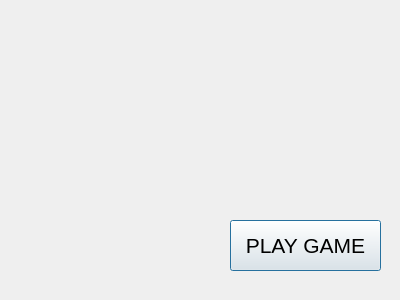
<?xml version="1.0" encoding="UTF-8"?>
<ui version="4.0">
 <class>userdata</class>
 <widget class="QDialog" name="userdata">
  <property name="geometry">
   <rect>
    <x>0</x>
    <y>0</y>
    <width>400</width>
    <height>300</height>
   </rect>
  </property>
  <property name="windowTitle">
   <string>Dialog</string>
  </property>
  <widget class="QPushButton" name="pushButton">
   <property name="geometry">
    <rect>
     <x>230</x>
     <y>220</y>
     <width>151</width>
     <height>51</height>
    </rect>
   </property>
   <property name="font">
    <font>
     <family>MS Shell Dlg 2</family>
     <pointsize>16</pointsize>
     <weight>50</weight>
     <italic>false</italic>
     <bold>false</bold>
    </font>
   </property>
   <property name="text">
    <string>PLAY GAME</string>
   </property>
  </widget>
 </widget>
 <resources/>
 <connections/>
</ui>
